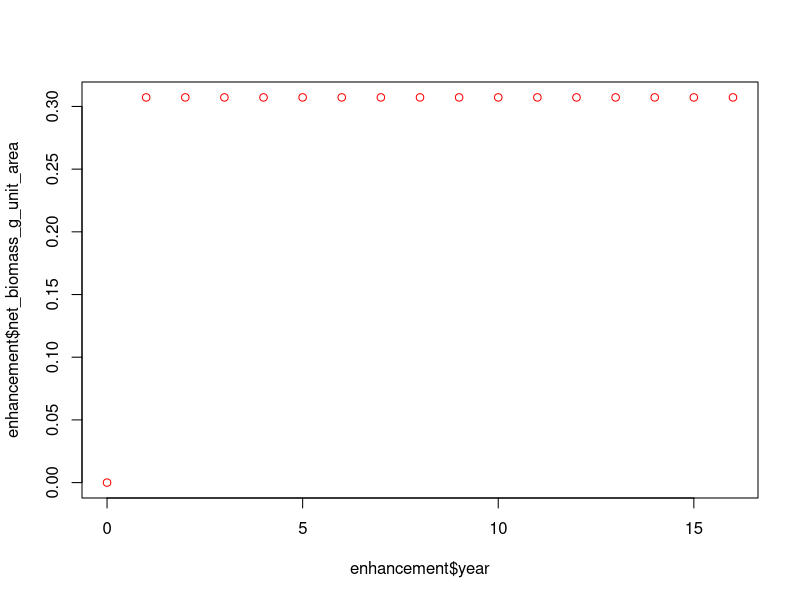

Here is the R script that generated this plot:
# model fisheries enhancement from restoration

# set up some initial params

dens <- 0.072 # juveniles per unit area enhanced by restoration
m <- 6.707877456 # annual mortality rate
t_max <- 1 # maximum age
t_0 <- 0 # theoretical age when length is 0
t_harv <- 1 # age of recruitment to fishery
l_asym <- 55 # asymptotic size (length in cm)
Ks <- 3 # Brody growth coef 
a <- 0.958 # intercept of length-weight relationship
b <- 1.22533 # slope of length-weight relationship
years <- 16  # number of years since restoration

# set up as a dataframe

dat <- data.frame(species = 'Snapper', dens = dens, mf = NA,
                  m = m, t_max = t_max, t_0 = t_0, t_harv = t_harv,
                  l_asym = l_asym, Ks = Ks, a = a, b = b)

# function to return a dataframe of densities, lengths and weights in each year

mod_enhance <- function(dens, spp, mf, m, t_max, t_0, t_harv, l_asym, Ks, a, b, years){
  df <- data.frame(species = spp, male_female = mf, year = 0, d_ind_unit_area = 0, length_cm = 0, weight_g = 0, biomass_g_unit_area = 0, weight_g_i = 0, biomass_g_unit_area_i = 0, net_biomass_g_unit_area = 0)
  for(i in 1:years){
    df[i+1,1] <- spp # spp
    df[i+1,2] <- mf # male or female
    df[i+1,3] <- i # year post restoration
    df[i+1,4] <- if(i<=t_max)(dens*exp(-m*(i-0.5)))else(0) # density of recruited individuals in each year, all die after max age
    df[i+1,5] <- if(i<=t_max)(l_asym*(1-exp(-Ks*(i-t_0))))else(0) # estimate length using von bert eqn, only while fish are alive
    df[i+1,6] <- if(i<=t_max){a*df[i+1,5]^b}else(0) # convert length to weight, only if fish is alive
    df[i+1,7] <- if(i<=t_max){df[i+1,4]*df[i+1,6]}else(0) # convert to biomass 
    df[i+1,8] <- if(i>1 & i<=t_max)(df[i+1,6] - df[i,6])else(0) # get the incremental increase in weight for each time interval (i.e. year)
    df[i+1,9] <- if(i<=t_max){df[i+1,4]*df[i+1,8]}else(0) # convert to incremental biomass gain each year
    df[i+1,10] <- if(i==t_harv){df[i+1,7]}else if(i>t_harv){df[i,10]+df[i+1,9]}else(0) # cumulative incremental gains in biomass (net gains)
    }
  return(df)
}

# run the model

enhancement <- mod_enhance(dat$dens, dat$species, NA, dat$m, dat$t_max, dat$t_0, 
                           dat$t_harv, dat$l_asym, dat$Ks, dat$a, dat$b, years = years)


# have a look 

head(enhancement)
tail(enhancement)
plot(x = enhancement$year, y = enhancement$net_biomass_g_unit_area, col = 'red')
